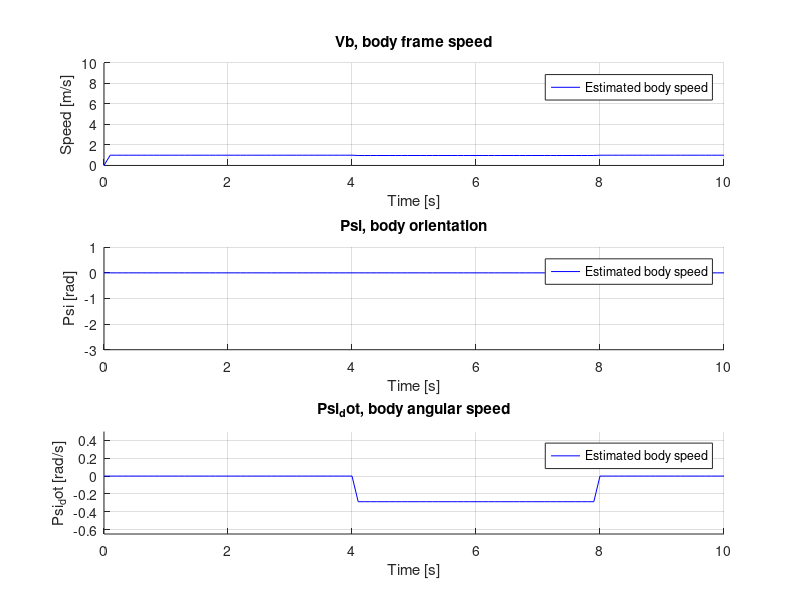

Write MATLAB code to recreate this figure.
D = 0.05;
L = 0.20;
rev_per_sec = 1/(pi*D);




G = [(pi*D)/2 (pi*D)/2;
        0         0;
     (pi*D)/L (-pi*D)/L];

Ts = 0.1; %sampling period
T = 10; %Simulation duration
t = 0:Ts:T;

wL = rev_per_sec * ones(size(t));               % left wheel
wR = rev_per_sec * ones(size(t));               % right wheel
wR(t > 4 & t < 8) = 6;   % slow down right wheel

U = [wR; wL];

test = zeros(3,length(t));


for k = 2:length(t)
    test(:,k) = G*U(:,k);
    % test(:,k) = [(pi*D*(wR(k)+wL(k)))/2;
    %                 0;
    %              (pi*D*(wR(k)-wL(k)))/L];

     %true Vb speed
    %true spi_dot angular speed
    % true_state(2,k) = true_state(2,k-1) + true_state(3,k-1)*Ts;
end



% --- Plot Wheel speeds ---
figure;
subplot(3,1,1); hold on; grid on;
% plot(t, true_state(1,:), 'g', 'DisplayName', 'true body speed');
% plot(t, Y(1,:), 'r', 'DisplayName', 'IMU body speed');
% plot(t, X_stored(1,:), 'b', 'DisplayName', 'Estimated body speed');
plot(t, test(1,:), 'b', 'DisplayName', 'Estimated body speed');
title('Vb, body frame speed');
ylim([0 10]);
xlabel('Time [s]');
ylabel('Speed [m/s]');
legend;

subplot(3,1,2); hold on; grid on;
% plot(t, true_state(2,:), 'g', 'DisplayName', 'true body orientation');
% plot(t, Y(2,:), 'r', 'DisplayName', 'IMU body orientation');
% plot(t, X_stored(2,:), 'b', 'DisplayName', 'Estimated body orientation');
plot(t, test(2,:), 'b', 'DisplayName', 'Estimated body speed');
title('Psi, body orientation');
ylim([-3 1]);
xlabel('Time [s]');
ylabel('Psi [rad]');
legend;

subplot(3,1,3); hold on; grid on;
% plot(t, true_state(3,:), 'g', 'DisplayName', 'true body angular speed');
% plot(t, Y(3,:), 'r', 'DisplayName', 'IMU body angular speed');
% plot(t, X_stored(3,:), 'b', 'DisplayName', 'Estimated body angular speed');
plot(t, test(3,:), 'b', 'DisplayName', 'Estimated body speed');
title('Psi_dot, body angular speed');
ylim([-0.65 0.5]);
xlabel('Time [s]');
ylabel('Psi_dot [rad/s]');
legend;
